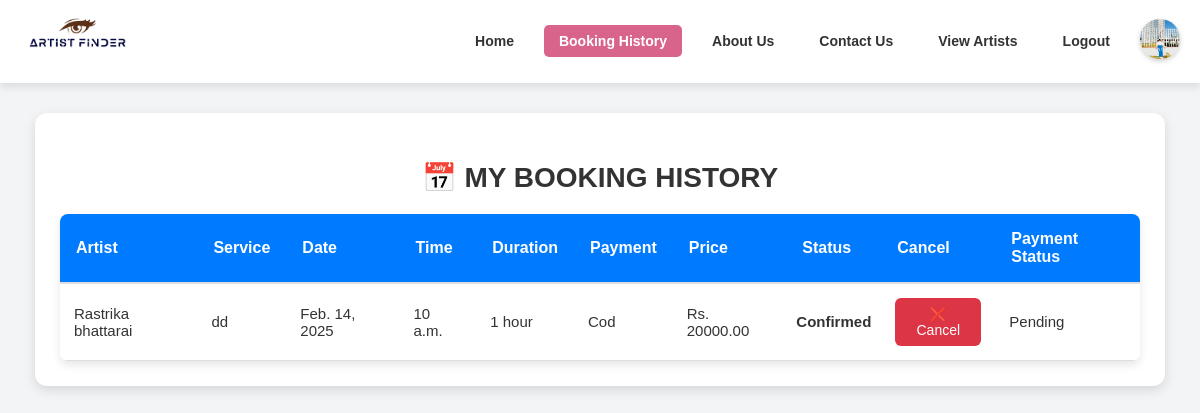
/booking-history/ (signed in), run on an earlier commit of the app's database.
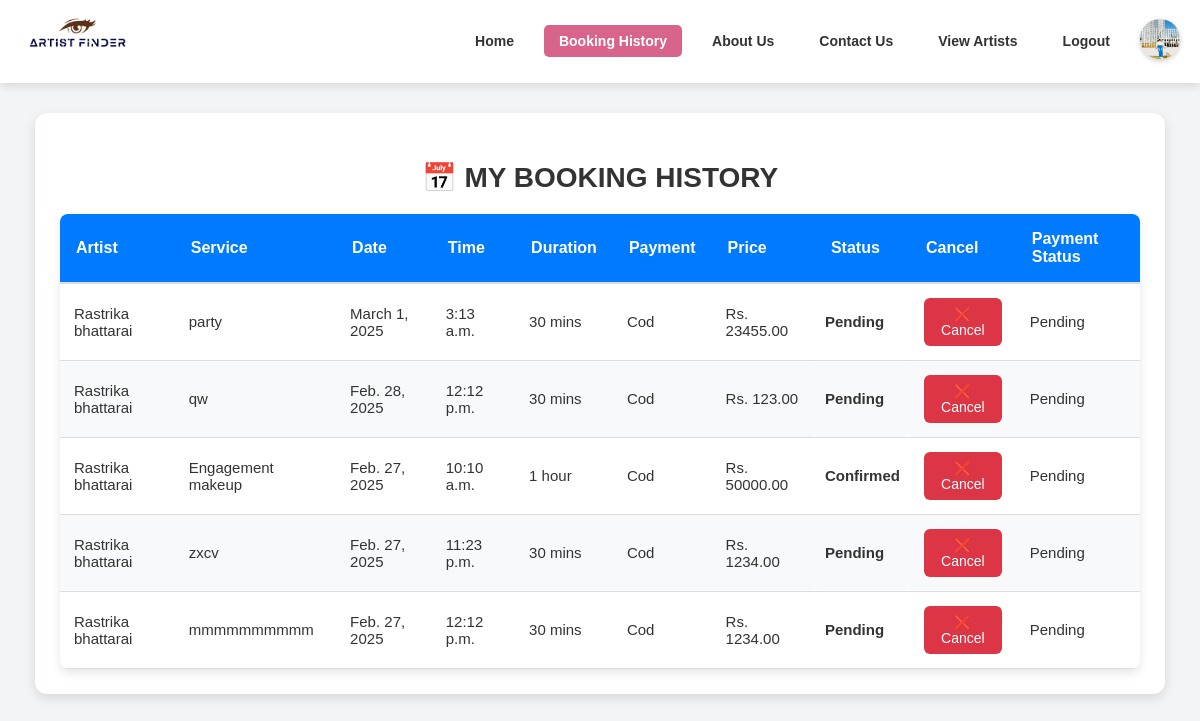
And on a later commit of the database.
### accounts/models.py (models this page shows, shortened)
class Booking(models.Model):
    PAYMENT_CHOICES = [
        ("khalti", "Khalti"),
        ("cod", "Cash on Delivery"),
    ]
    STATUS_CHOICES = [
        ("Pending", "Pending"),
        ("Confirmed", "Confirmed"),
        ("Cancelled", "Cancelled"),
    ]
    artist = models.ForeignKey(User, on_delete=models.CASCADE, related_name="bookings")
    client = models.ForeignKey(User, on_delete=models.CASCADE, related_name="client_bookings")
    service = models.ForeignKey("Service", on_delete=models.CASCADE, null=True, blank=True)
    date = models.DateField()
    time = models.TimeField()
    payment_method = models.CharField(max_length=10, choices=PAYMENT_CHOICES, default="cod")
    payment_status = models.CharField(max_length=20, default="Pending")
    status = models.CharField(max_length=10, choices=STATUS_CHOICES, default="Pending")
    latitude = models.DecimalField(max_digits=9, decimal_places=6, null=True, blank=True)  # ✅ Allow 6 decimal places
    longitude = models.DecimalField(max_digits=9, decimal_places=6, null=True, blank=True)  # ✅ Allow 6 decimal places
    created_at = models.DateTimeField(auto_now_add=True)
    class Meta:
        unique_together = ('artist', 'date', 'time')  # ✅ Prevent duplicate bookings

class User(AbstractUser):
    username = None  # ✅ Remove username field completely
    email = models.EmailField(unique=True)  # Email as the unique identifier
    phone = models.CharField(max_length=15, unique=True)
    password = models.CharField(max_length=100)
    profile_image = models.ImageField(upload_to="profile_images/", null=True, blank=True)
    is_verified = models.BooleanField(default=False)
    is_artist = models.BooleanField(default=False)
    otp = models.CharField(max_length=6, blank=True, null=True)  # ✅ Stores OTP
    city = models.CharField(max_length=100, null=True, blank=True)
    works_at = models.CharField(max_length=255, null=True, blank=True)
    experience_years = models.IntegerField(default=0, null=True, blank=True)
    training_certificate = models.FileField(upload_to="certificates/", null=True, blank=True)
    is_available = models.BooleanField(default=True)
    USERNAME_FIELD = "email"  # ✅ Login using email instead of username
    REQUIRED_FIELDS = []  # ✅ Don't require username
    objects = CustomUserManager()  # ✅ Use custom manager

class Service(models.Model):
    artist = models.ForeignKey(User, related_name='services', on_delete=models.CASCADE)
    service_name = models.CharField(max_length=255)
    price = models.DecimalField(max_digits=10, decimal_places=2)
    duration = models.CharField(max_length=50, default="30 mins")
    description = models.TextField(blank=True, null=True)
    created_at = models.DateTimeField(auto_now_add=True)

### accounts/views.py (the view)
# urls.py: path("booking-history/", views.booking_history, name="booking_history"),
@login_required
def booking_history(request):
    user_bookings = Booking.objects.filter(client=request.user).order_by("-date")
    user_notifications = Notification.objects.filter(user=request.user).order_by("-created_at")
    Notification.objects.filter(user=request.user, is_read=False).update(is_read=True)
    return render(request, "accounts/booking_history.html", {
        "user_bookings": user_bookings,
        "notifications": user_notifications
    })

### accounts/templates/accounts/booking_history.html (shortened to what this page needs)
{% load static %}
<!DOCTYPE html>
<html lang="en">
<head>
    <link rel="stylesheet" href="{% static 'css/booking_history.css' %}">
    <link rel="stylesheet" href="{% static 'css/home.css' %}">
</head>
<body>
    <header class="header">
        <div class="logo">
            <img src="{% static 'imagess/logo.png' %}" alt="Artist Finder Logo">
        </div>
        <nav class="navbar">
            <a href="{% url 'home' %}" class="nav-link">Home</a>
            <a href="{% url 'booking_history' %}" class="nav-link active">Booking History</a>
            <a href="{% url 'aboutus' %}" class="nav-link">About Us</a>
            <a href="{% url 'contactus' %}" class="nav-link">Contact Us</a>
            <a href="{% url 'artist_list' %}" class="nav-link">View Artists</a>
            <a href="{% url 'login' %}" class="nav-link">Logout</a>
            <div class="user-profile">
                <a href="{% url 'user_profile' %}">
                    <img src="{% static 'images/mi.jpg' %}" alt="User Profile" class="user-image">
                </a>
            </div>
        </nav>
    </header>
    <div class="booking-history-container">
        <h2>📅 My Booking History</h2>
        {% if user_bookings %}
        <table>
            <thead>
                <tr>
                    <th>Artist</th>
                    <th>Service</th>
                    <th>Date</th>
                    <th>Time</th>
                    <th>Duration</th>
                    <th>Payment</th>
                    <th>Price</th>
                    <th>Status</th>
                    <th>Cancel</th>
                    <th>Payment Status</th>
                </tr>
            </thead>
            <tbody>
                {% for booking in user_bookings %}
                <tr id="booking-row-{{ booking.id }}">
                    <td>{{ booking.artist.first_name }} {{ booking.artist.last_name }}</td>
                    <td>{{ booking.service.service_name }}</td>
                    <td>{{ booking.date }}</td>
                    <td>{{ booking.time }}</td>
                    <td>{{ booking.service.duration }}</td>
                    <td>{{ booking.payment_method|title }}</td>
                    <td>Rs. {{ booking.service.price }}</td>
                    <td id="status-{{ booking.id }}">{{ booking.status }}</td>
                    <td>
                        {% if booking.status == "Pending" or booking.status == "Confirmed" %}
                            <button type="button" class="cancel-btn"
                                onclick="confirmCancel('{{ booking.id }}', '{{ booking.service.id }}', '{{ booking.date }}')">
                                ❌ Cancel
                            </button>
                        {% else %}
                            <span class="cancelled-text">N/A</span>
                        {% endif %}
                    </td>
                    <td>
                        {% if booking.payment_method|lower == "cod" %}
                            <span class="pending-payment" id="payment-status-{{ booking.id }}">Pending</span>
                        {% else %}
                            <span class="paid-payment">Paid</span>
                        {% endif %}
                    </td>
                </tr>
                {% endfor %}
            </tbody>
        </table>
        {% else %}
            <p class="no-bookings">🙁 No bookings found.</p>
        {% endif %}
    </div>
</body>
</html>

What changed in the data, as far as the page shows it:
removed Booking: artist.first_name "Rastrika", artist.last_name "bhattarai", service.service_name "dd", date "Feb. 14, 2025", time "10 a.m.", service.duration "1 hour", payment_method "Cod", service.price "20000.00", status "Confirmed"
added Booking: artist.first_name "Rastrika", artist.last_name "bhattarai", service.service_name "party", date "March 1, 2025", time "3:13 a.m.", service.duration "30 mins", payment_method "Cod", service.price "23455.00", status "Pending"
added Booking: artist.first_name "Rastrika", artist.last_name "bhattarai", service.service_name "qw", date "Feb. 28, 2025", time "12:12 p.m.", service.duration "30 mins", payment_method "Cod", service.price "123.00", status "Pending"
added Booking: artist.first_name "Rastrika", artist.last_name "bhattarai", service.service_name "Engagement makeup", date "Feb. 27, 2025", time "10:10 a.m.", service.duration "1 hour", payment_method "Cod", service.price "50000.00", status "Confirmed"
added Booking: artist.first_name "Rastrika", artist.last_name "bhattarai", service.service_name "zxcv", date "Feb. 27, 2025", time "11:23 p.m.", service.duration "30 mins", payment_method "Cod", service.price "1234.00", status "Pending"
added Booking: artist.first_name "Rastrika", artist.last_name "bhattarai", service.service_name "mmmmmmmmmm", date "Feb. 27, 2025", time "12:12 p.m.", service.duration "30 mins", payment_method "Cod", service.price "1234.00", status "Pending"
